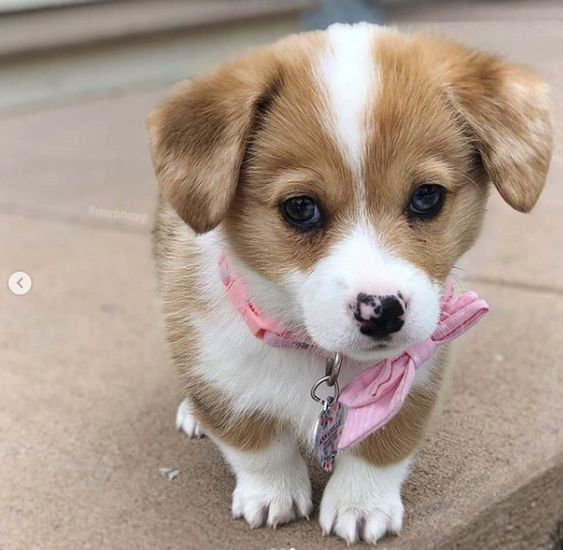
#> input picture Puppy.jpg, 563 x 550 px
$ jupyter execute 'LGMVIP Task 2.ipynb'
#> lines starting #> are read from the running program, lines starting #| are printed output that depends on the picture
<h2 align="center"><font color=6295DC>LETS GROW MORE</font></h2>

<h2 align="center">Data Analytics Tasks </h2>

<h4 align="right">NAME :<font color=6295DC> M.NIVETHITHAA</font></h4>

<h2>TASK 2 - Image to Pencil Sketch</h2>

<h3>DATA AUDIT</h3>

<h4>Importing Libraries</h4>

[cell 1]
import cv2
import matplotlib.pyplot as plt

<h4>Reading Original Image</h4>

[cell 2]
image = cv2.imread("Puppy.jpg")
#> image is the input picture: shape (550, 563, 3); mean B, G, R 141.7, 154, 170.9
plt.imshow(image[:,:,::-1])

<h4>Converting original image to grayscale</h4>

[cell 3]
gray_image = cv2.cvtColor(image,cv2.COLOR_BGR2GRAY)
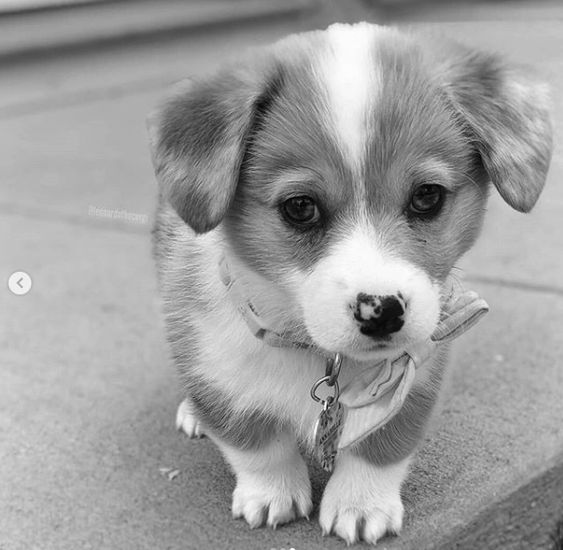
#> gray_image: shape (550, 563); min 1, max 255, mean 157.6
plt.imshow(gray_image)

<h4>Inverting the grayscale image</h4>

[cell 4]
inverted_image = cv2.bitwise_not(gray_image)
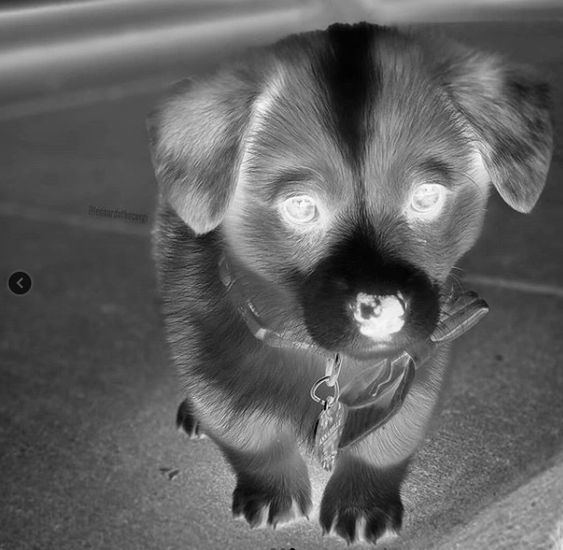
#> inverted_image: shape (550, 563); min 0, max 254, mean 97.4
plt.imshow(inverted_image)

<h4>Blurring the image using Gaussian function</h4>

[cell 5]
blurred = cv2.GaussianBlur(inverted_image, (111,111),0)
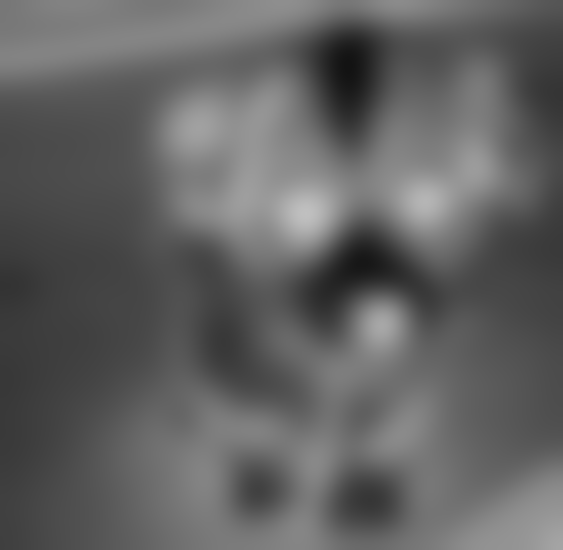
#> blurred: shape (550, 563); min 19, max 192, mean 97.3
plt.imshow(blurred)

<h4>Inverting the blurred image</h4>

[cell 6]
inverted_blurred=cv2.bitwise_not(blurred)
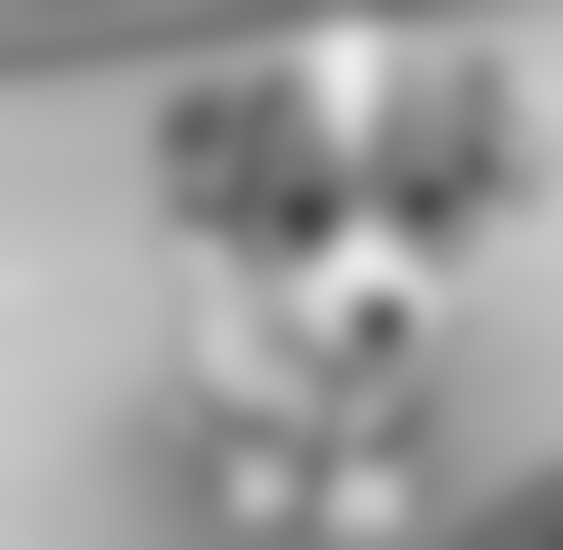
#> inverted_blurred: shape (550, 563); min 63, max 236, mean 157.7
plt.imshow(inverted_blurred)

<h3>Pencil Sketch</h3>

[cell 7]
sketch_image=cv2.divide(gray_image,inverted_blurred, scale=256.0)
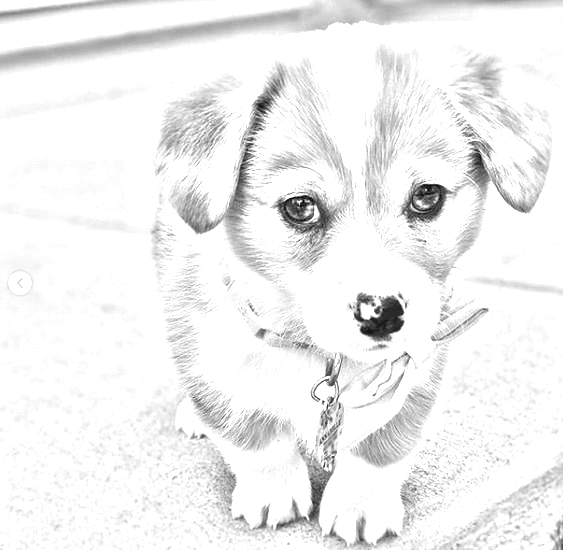
#> sketch_image: shape (550, 563); min 3, max 255, mean 240.1
pencil_sketch=cv2.cvtColor(sketch_image, cv2.COLOR_BGR2RGB)
plt.imshow(pencil_sketch)
plt.axis('off')
plt.show()
